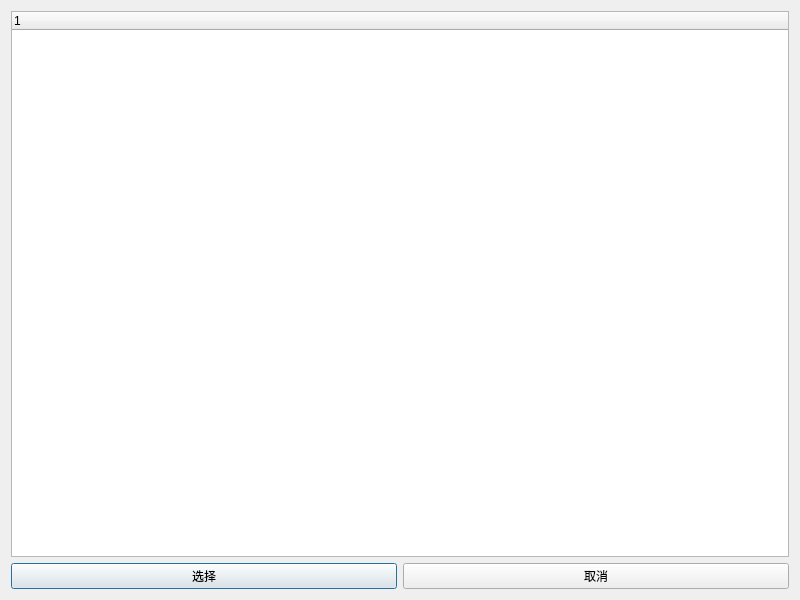
<?xml version="1.0" encoding="UTF-8"?>
<ui version="4.0">
 <class>Dlg_Net</class>
 <widget class="QDialog" name="Dlg_Net">
  <property name="geometry">
   <rect>
    <x>0</x>
    <y>0</y>
    <width>800</width>
    <height>600</height>
   </rect>
  </property>
  <property name="windowTitle">
   <string>选择网卡</string>
  </property>
  <property name="windowIcon">
   <iconset>
    <normaloff>:/rob/icon.png</normaloff>:/rob/icon.png</iconset>
  </property>
  <layout class="QGridLayout" name="gridLayout">
   <item row="0" column="0" colspan="2">
    <widget class="QTreeWidget" name="treeWidget">
     <column>
      <property name="text">
       <string notr="true">1</string>
      </property>
     </column>
    </widget>
   </item>
   <item row="1" column="0">
    <widget class="QPushButton" name="pushButton">
     <property name="text">
      <string>选择</string>
     </property>
    </widget>
   </item>
   <item row="1" column="1">
    <widget class="QPushButton" name="pushButton_2">
     <property name="text">
      <string>取消</string>
     </property>
    </widget>
   </item>
  </layout>
 </widget>
 <resources/>
 <connections/>
</ui>
